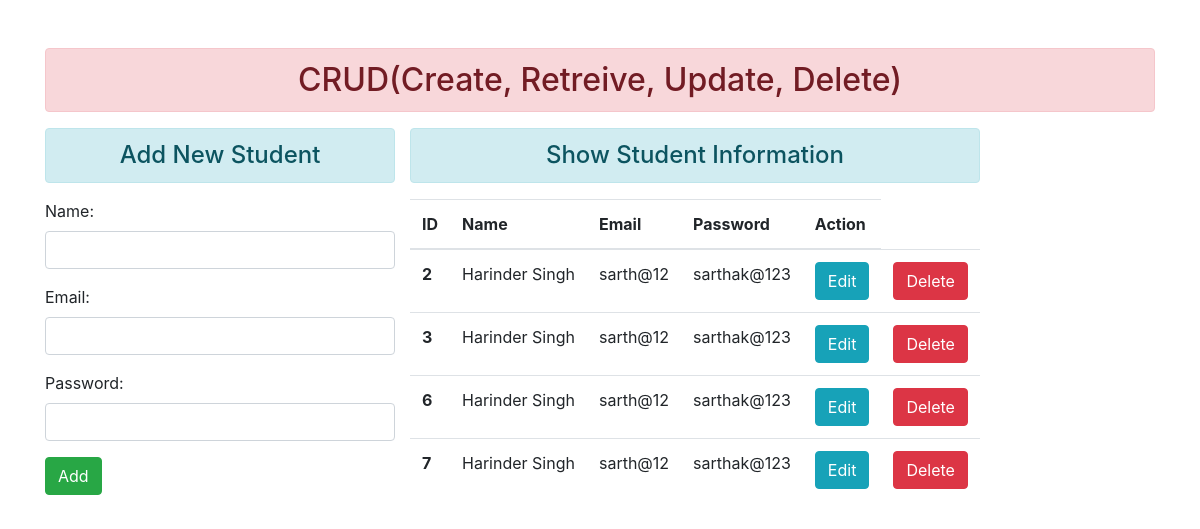
The page / on the database its author committed.
### enroll/models.py (models this page shows)
class User(models.Model):
    name = models.CharField(max_length=255)
    email = models.CharField(max_length=255)
    password = models.CharField(max_length=25)

### enroll/views.py (the view)
# urls.py: path('', views.add_show, name="add_show"),
def add_show(request):
    if request.method == 'POST':
        fm = studentregisteration(request.POST)
        if fm.is_valid():
            fm.save()
    else:
        fm = studentregisteration()
    stud = User.objects.all()
    context={
        'form': fm,
        'student': stud
    }
    return render(request, 'enroll/addandshow.html', context)

### enroll/forms.py
class studentregisteration(forms.ModelForm):
    class Meta:
        model = User
        fields = ['name', 'email', 'password']
        widgets= {
            'name': forms.TextInput(attrs={'class': 'form-control'}),
            'email': forms.EmailInput(attrs={'class': 'form-control'}),
            'password': forms.PasswordInput(attrs={'class': 'form-control'}),
        }

### enroll/templates/enroll/addandshow.html (shortened to what this page needs)
{% extends 'enroll/base.html' %}
{% block content %}
<div class="row">
 <div class="col-sm-4">
  <h4 class="text-center alert alert-info">Add New Student</h4>
   <form method="POST" action="">
    {{form.as_p}}
    <button type="sumbit" class="btn btn-success" placeholder="Add">Add</button>
   </form>
  </div>
  <div class="col-m-8">
    <h4 class="text-center alert alert-info">Show Student Information</h4>
    {% if student %}
        <table class="table table-hover">
        <thead>
                <tr>
                        <th scope="col">ID</th>
                        <th scope="col">Name</th>
                        <th scope="col">Email</th>
                        <th scope="col">Password</th>
                        <th scope="col">Action</th>
                </tr>
        </thead>
        <tbody>
                {% for stu in student %}
                <tr>
                        <th scope="row">{{stu.id}}</th>
                        <td>{{stu.name}}</td>
                        <td>{{stu.email}}</td>
                        <td>{{stu.password}}</td>
                        <form method="POST" action="{% url 'updatee' stu.id %}">
                        <td><button type="sumbit" class="btn btn-info">Edit</button></td>
                        </form>
                        <form method="POST" action="{% url 'delete' stu.id %}">
                        <td><button type="sumbit" class="btn btn-danger">Delete</button></td>
                        </form>
                </tr>
               {% endfor %}
        </tbody>
        </table>
    {% else %}
    <h4 class="text-center alert alert-warning">No Student Information</h4>
    {% endif %}
  </div>
</div>
{% endblock content %}

### enroll/templates/enroll/base.html (shortened to what this page needs)
{% load static %}
<!DOCTYPE html>
<html lang="en">
<head>
    <link rel="stylesheet" href="{% static 'enroll/css/bootstrap.css' %}">
</head>
<body>
    <div class="container mt-5">
        <h2 class="text-center alert alert-danger">CRUD(Create, Retreive, Update, Delete)</h2>
        {% block content %} {% endblock content %}
    </div>
</body>
</html>

### rows shown on the page
User: id "2", name "Harinder Singh", email "sarth@12", password "sarthak@123"
User: id "3", name "Harinder Singh", email "sarth@12", password "sarthak@123"
User: id "6", name "Harinder Singh", email "sarth@12", password "sarthak@123"
User: id "7", name "Harinder Singh", email "sarth@12", password "sarthak@123"
